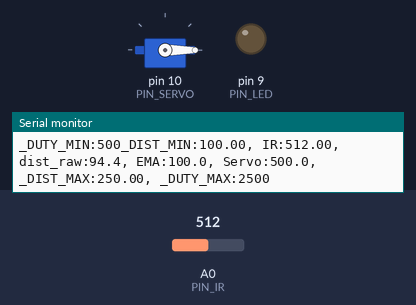
Simulated run of this sketch. Board: Arduino Uno, built with avr-gcc and run on an emulated ATmega328P. Shown: servo, output pins drawn as LEDs (lit = HIGH), the last lines printed to the serial monitor. The inputs (shaded band) are chosen by the test bench; at power-on: A0 (PIN_IR) = 512.

Above: at 1.2 s.
1.3 s: A0 (PIN_IR) set to 481
At 2.3 s:
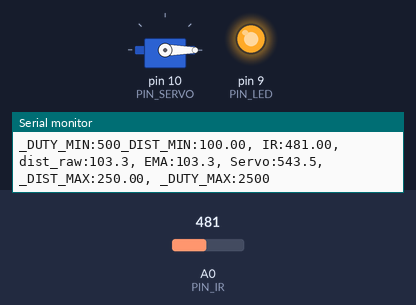
2.8 s: A0 (PIN_IR) set to 306
At 3.8 s:
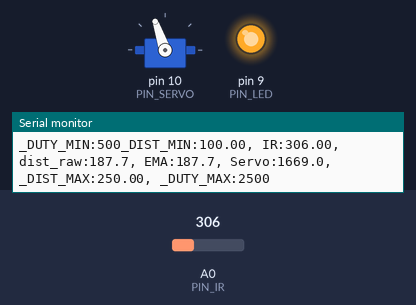
4.4 s: A0 (PIN_IR) set to 240
At 5.6 s:
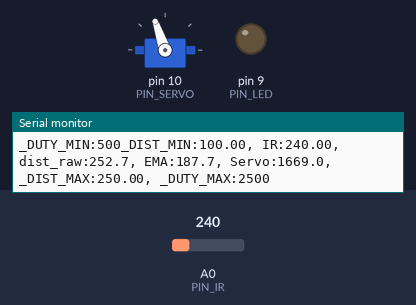
5.9 s: A0 (PIN_IR) set to 243
At 6.9 s:
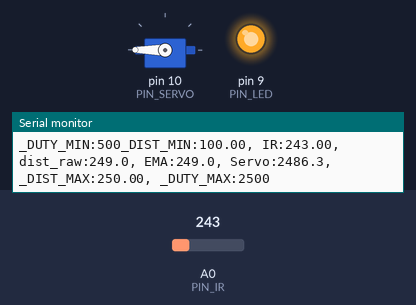
7.5 s: A0 (PIN_IR) set to 260
At 8.3 s:
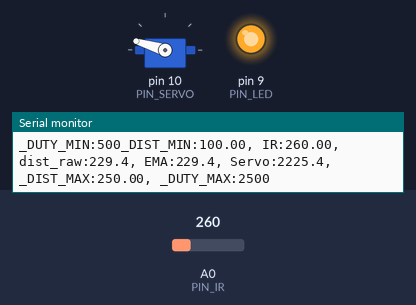
9.1 s: A0 (PIN_IR) set to 122
At 9.4 s:
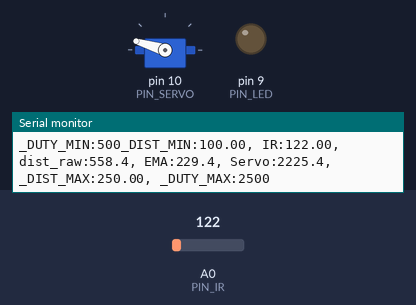
Timing chart, 0 to 11.6 s (numbered marks = the images above; inputs shaded):
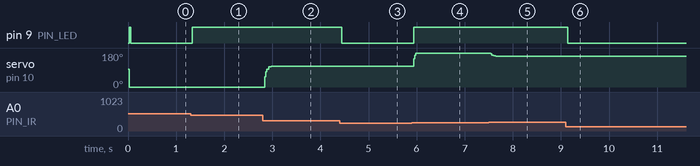

Measured:
- the behaviour switches between 493 and 492 on A0 (PIN_IR) (found by bisection; images 0 and 1)
- the behaviour switches between 242 and 243 on A0 (PIN_IR) (found by bisection; images 3 and 4)
- after the input at 1.3 s, pin 9 (PIN_LED): LOW → HIGH at once
- after the input at 2.8 s, servo on pin 10 (PIN_SERVO): 0° → 109° at once
- after the input at 4.4 s, pin 9 (PIN_LED): HIGH → LOW at once
- after the input at 5.9 s, pin 9 (PIN_LED): LOW → HIGH at once; servo on pin 10 (PIN_SERVO): 109° → 180° at once
- after the input at 7.5 s, servo on pin 10 (PIN_SERVO): 180° → 163° at once
- after the input at 9.1 s, pin 9 (PIN_LED): HIGH → LOW at once

The sketch:

17P14.ino
```cpp
#include <Servo.h>

// ---------------- Pin 설정 ----------------
#define PIN_IR    A0
#define PIN_LED   9
#define PIN_SERVO 10

// ---------------- 거리 및 서보 설정 ----------------
#define _DIST_MIN  100.0f
#define _DIST_MAX  250.0f
#define _DUTY_MIN  500
#define _DUTY_MAX  2500

// ---------------- 필터 설정 ----------------
#define EMA_ALPHA  0.5f
#define MEDIAN_N   5

// ---------------- 루프 주기 ----------------
#define LOOP_INTERVAL   20
#define SERIAL_INTERVAL 200

// ---------------- 전역 변수 ----------------
Servo myservo;
unsigned long last_loop_time = 0;
unsigned long last_serial_ms = 0;   // ✅ 추가됨

float samples[MEDIAN_N];
int sample_index = 0;

float dist_prev = _DIST_MIN;
float dist_ema  = _DIST_MIN;
float last_IR_value = 0.0f;         // ✅ a_value 저장용

// ---------------- 함수 정의 ----------------
float measureIR() {
  last_IR_value = analogRead(PIN_IR);   // ✅ 전역 저장
  return ((6762.0 / (last_IR_value - 9.0)) - 4.0) * 10.0;
}

float medianFilter(float newVal) {
  samples[sample_index++] = newVal;
  if (sample_index >= MEDIAN_N) sample_index = 0;

  float sorted[MEDIAN_N];
  memcpy(sorted, samples, sizeof(sorted));

  for (int i = 0; i < MEDIAN_N - 1; i++) {
    for (int j = i + 1; j < MEDIAN_N; j++) {
      if (sorted[i] > sorted[j]) {
        float tmp = sorted[i];
        sorted[i] = sorted[j];
        sorted[j] = tmp;
      }
    }
  }
  return sorted[MEDIAN_N / 2];
}

float distanceToDuty(float dist) {
  if (dist < _DIST_MIN) dist = _DIST_MIN;
  if (dist > _DIST_MAX) dist = _DIST_MAX;
  return _DUTY_MIN + (dist - _DIST_MIN) * (_DUTY_MAX - _DUTY_MIN) / (_DIST_MAX - _DIST_MIN);
}

// ---------------- setup() ----------------
void setup() {
  pinMode(PIN_LED, OUTPUT);
  digitalWrite(PIN_LED, LOW);

  myservo.attach(PIN_SERVO);
  myservo.writeMicroseconds((_DUTY_MIN + _DUTY_MAX) / 2);

  Serial.begin(1000000); // 필요시 115200으로 낮춰 테스트
  for (int i = 0; i < MEDIAN_N; i++) samples[i] = _DIST_MIN;
}

// ---------------- loop() ----------------
void loop() {
  unsigned long now = millis();
  if (now < last_loop_time + LOOP_INTERVAL) return;
  last_loop_time += LOOP_INTERVAL;

  float dist_raw = measureIR();
  float dist_median = medianFilter(dist_raw);

  float dist_filtered;
  if (dist_median < _DIST_MIN || dist_median > _DIST_MAX) {
    dist_filtered = dist_prev;
    digitalWrite(PIN_LED, LOW);
  } else {
    dist_filtered = dist_median;
    dist_prev = dist_median;
    digitalWrite(PIN_LED, HIGH);
  }

  dist_ema = EMA_ALPHA * dist_filtered + (1.0f - EMA_ALPHA) * dist_ema;

  float duty = distanceToDuty(dist_ema);
  myservo.writeMicroseconds((int)duty);

  // ---- 시리얼 출력 주기 제어 ----
  if (now - last_serial_ms >= SERIAL_INTERVAL) {
    last_serial_ms = now;
    Serial.print("_DUTY_MIN:");  Serial.print(_DUTY_MIN);
    Serial.print("_DIST_MIN:");  Serial.print(_DIST_MIN);
    Serial.print(", IR:");       Serial.print(last_IR_value);
    Serial.print(", dist_raw:"); Serial.print(dist_raw, 1);
    Serial.print(", EMA:");      Serial.print(dist_ema, 1);
    Serial.print(", Servo:");    Serial.print(duty, 1);
    Serial.print(", _DIST_MAX:");Serial.print(_DIST_MAX);
    Serial.print(", _DUTY_MAX:");Serial.print(_DUTY_MAX);
    Serial.println("");
  }
}
```
